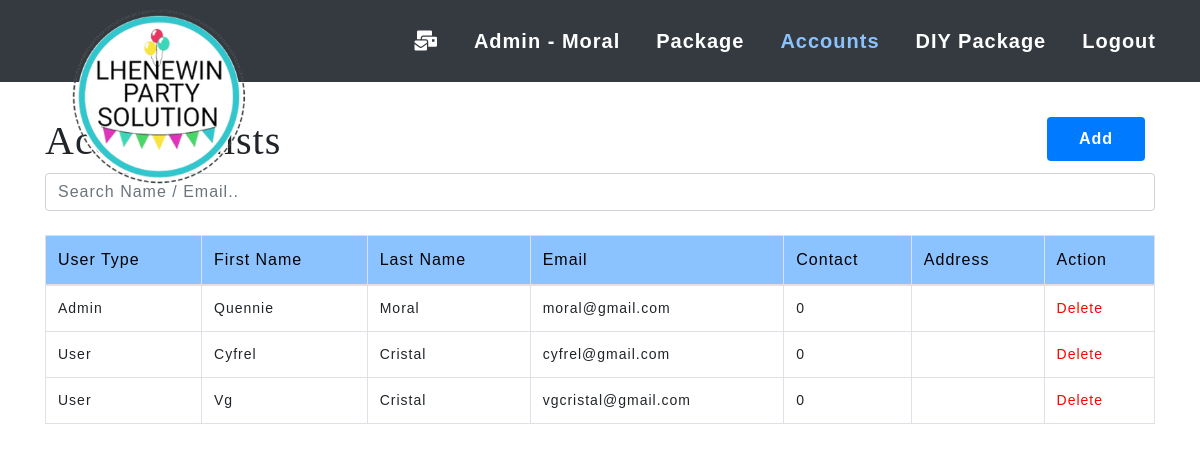
Screenshot of /admin/account.php (signed in) with the database file from the repository.
### tables this page shows
CREATE TABLE `tbl_users` (
  `id` int(11) NOT NULL,
  `user_type` varchar(50) NOT NULL,
  `firstname` varchar(100) NOT NULL,
  `lastname` varchar(100) NOT NULL,
  `email` varchar(100) NOT NULL,
  `password` varchar(100) NOT NULL,
  `contact` int(11) NOT NULL,
  `home` varchar(255) NOT NULL
);

### database.php (called while the page is built, shortened)
<?php
$conn = mysqli_connect("localhost", "root", "", "db_diyevent");
$list_acc= mysqli_query($conn, "SELECT * FROM tbl_users");

### admin/account.php (the view, shortened to what this page needs)
<?php
@include '../database.php';
?>
<!DOCTYPE html>
<html lang="en">
<head>
    <link rel="stylesheet" href="../css/bootstrap.min.css">
    <link rel="stylesheet" href="../cssproj/home.css">
    <link rel="stylesheet" href="https://use.fontawesome.com/releases/v5.8.1/css/all.css">
    <link rel="stylesheet" href="https://cdn.datatables.net/2.0.7/css/dataTables.bootstrap4.css">
    <link rel="stylesheet" href="https://cdnjs.cloudflare.com/ajax/libs/twitter-bootstrap/4.5.2/css/bootstrap.css">
    <link rel="stylesheet" href="https://use.fontawesome.com/releases/v5.8.1/css/all.css">
</head>
<body>
    <nav class="navbar sticky-top navbar-expand-lg bg-dark">
    <div class="logo">
            <img src="../img/logo.png" alt="" width="200px">
    </div>
    <div class="container-fluid">
      <div class="collapse navbar-collapse" id="navbarSupportedContent">
        <ul class="navbar-nav mr-auto w-100 justify-content-end">
        <li class="nav-item active float-left">
            <a class="nav-link" href="message.php"><i class="fas fa-mail-bulk"></i></a>
          </li>
          <li class="nav-item ">
            <a class="nav-link " href="../admin_dash.php">Admin - <?php echo $_SESSION['admin_name'] ?><span class="sr-only"></span></a>
          </li>
          <li class="nav-item ">
          <a class="nav-link" href="../product.php">Package</a>
          </li>
          <li class="nav-item ">
          <a class="nav-link active" href="">Accounts</a>
          </li>
          <li class="nav-item ">
          <a class="nav-link" href="../diypackage.php">DIY Package</a>
          </li>
          <li class="nav-item">
            <a href="../logout.php" class="nav-link">Logout</a>
          </li>
        </ul>
      </div>
    </div>
  </nav>
<div class="container table-responsive">
    <h1 class="float-left mtoptitle">Account Lists</h1>
    <a type="button" class="button activeadd float-right" href="#" data-toggle="modal" data-target="#myModal">Add</a>
    <input class="form-control" id="myInput" type="text" placeholder="Search Name / Email..">
        <br>
    <table id="example" class="table table-bordered box" style="width:100%">
      <thead style="background:#8ac3ff; color:black;">
        <tr>
          <th >User Type</th>
          <th >First Name</th>
          <th >Last Name</th>
          <th >Email</th>
          <th >Contact</th>
          <th >Address</th>
          <th >Action</th>
        </tr>
      </thead>
      <tbody id="myTable">
        <?php
          include '../database.php';
          while ($row = mysqli_fetch_array($list_acc)) { ?>
          <tr>
              <td><?php echo $row['user_type']; ?></td>
              <td><?php echo $row['firstname']; ?></td>
              <td><?php echo $row['lastname']; ?></td>
              <td><?php echo $row['email']; ?></td>
              <td><?php echo $row['contact']; ?></td>
              <td><?php echo $row['home']; ?></td>
              <td><a style="color: red;" class="link" href="../action/del_acc.php?id=<?php echo $row['id'];?>">Delete</a></td>
          </tr>
        <?php } ?>
      </tbody>
    </table>
</div>
</body>
</html>

### cssproj/home.css (style rules this page uses)
html, body { width: 100%; height: 100%; }
a { color: #291947; -webkit-transition: all .35s; -moz-transition: all .35s; transition: all .35s; }
h1,h2,h3,h4,h5,h6 { font-family: 'Franklin Gothic Medium'; }
a { color: black; }
.mtoptitle { margin-top: 35px; }
.logo { position:absolute; margin-top: 105px; margin-left: 40px; }
@media screen and (min-width: 1200px) { .container { width: 90%; } }

### cssproj/navbar.css (style rules this page uses)
* { font-family: sans-serif; font-weight: 300; letter-spacing: 1px; }
body { height: 2000px; }
.navbar { padding: 10px 10px; top: 0; }
.nav-item { padding: 10px 5px; }
.navbar .nav-link { font-size: 20px; margin-left: 10px; font-weight: bold; font-family:Arial, Helvetica, sans-serif }
.nav-link, .navbar-brand { color: white; }
.active { color: #8ac3ff; }
:root { --white: #fff; --black: #000; --blue: rgb(39, 56, 133, 0.7); --deepblue: #080808; }

### admin/account.php (style rules this page uses)
td { cursor: pointer; font-size: 14px; }
.button { display: inline-block; background: #ff7d3c; margin: 0 10px; padding: 10px 32px; border-radius: 4px; color: black;; text-decoration: none; }
.activeadd { background-color: #007bff; color: white; font-weight: bold; margin-top: 35px; }

### rows the page displays
tbl_users: user_type "Admin", firstname "Quennie", lastname "Moral", email "moral@gmail.com", contact "0"
tbl_users: user_type "User", firstname "Cyfrel", lastname "Cristal", email "cyfrel@gmail.com", contact "0"
tbl_users: user_type "User", firstname "Vg", lastname "Cristal", email "vgcristal@gmail.com", contact "0"

### other values shown
$_SESSION['admin_name'] "Moral"
